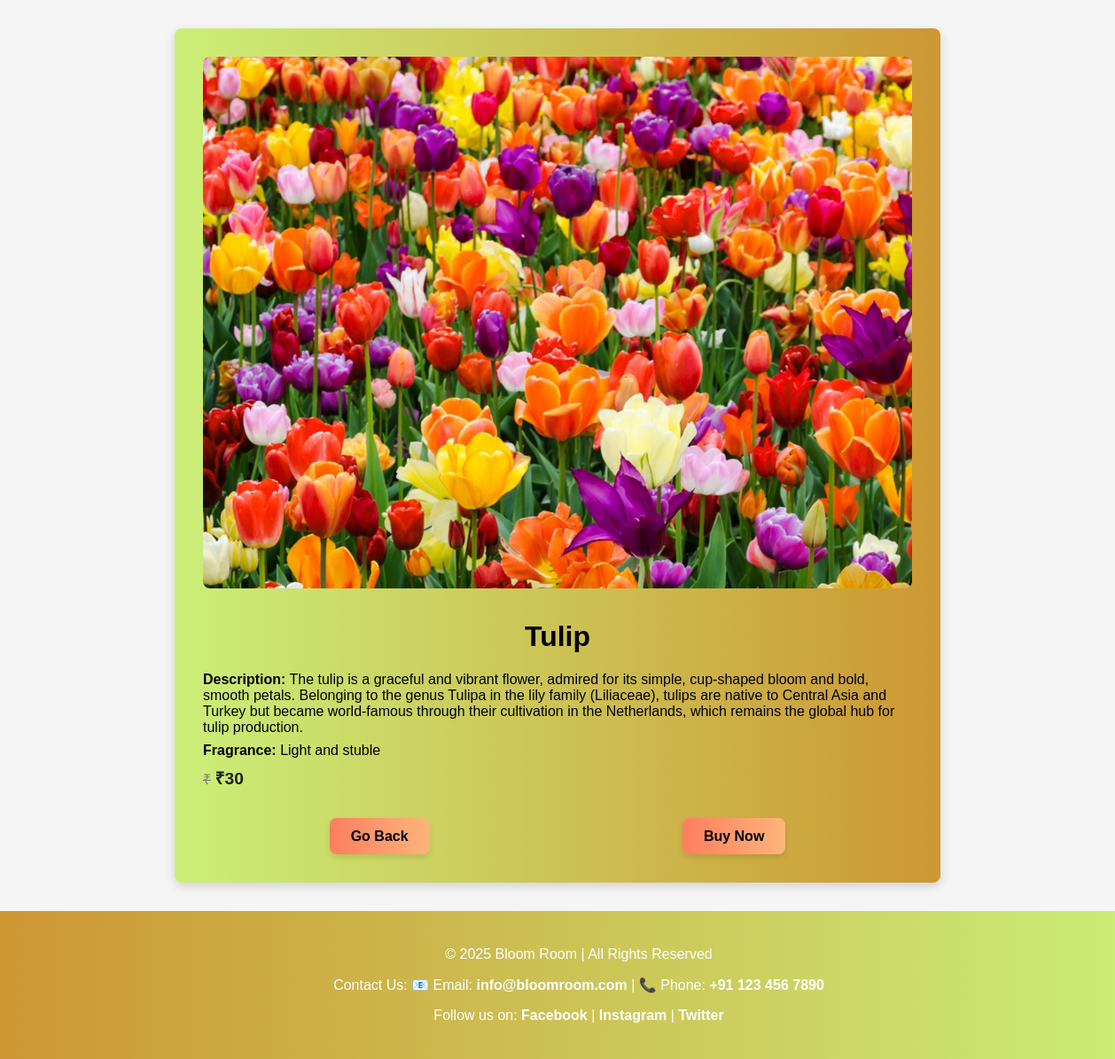
/flower/2/, run on the app's committed database.
### flowerapp/models.py (models this page shows)
class Flower(models.Model):
    name = models.CharField(max_length=100)
    price = models.IntegerField()
    description = models.TextField()
    fragrance = models.CharField(max_length=100)
    image = models.ImageField(upload_to='flower_images/', null=True, blank=True)
    isAvail = models.BooleanField(default=True)  # Added availability status
    def __str__(self):
        return self.name

### flowerapp/views.py (the view)
# urls.py: path('flower/<int:id>/', views.flower_detail, name='flower_detail'),
def flower_detail(request, id):
    flower = get_object_or_404(Flower, id=id)  # Retrieve the flower or return 404
    print(flower)
    return render(request, 'flower_details.html', {'flower': flower})

### flowerapp/templates/flower_details.html (shortened to what this page needs)
<!DOCTYPE html>
<html lang="en">
<head>
</head>
<body>
    <div class="details-page">
        <div class="flower-image">
            <img src="{{ flower.image.url }}" alt="{{ flower.name }}">
        </div>
        <div class="flower-info">
            <h1>{{ flower.name }}</h1>
            <p><strong>Description:</strong> {{ flower.description }}</p>
            <p><strong>Fragrance:</strong> {{ flower.fragrance }}</p>
            <p>
                <span class="original-price">₹{{ flower.original_price }}</span>
                <span class="discounted-price">₹{{ flower.price }}</span>
            </p>
        </div>
        <div class="actions">
            <a href="/" class="action-button">Go Back</a>
            <a href="/buy/{{ flower.id }}" class="action-button">Buy Now</a>
        </div>
    </div>
</body>
<footer>
    <p>&copy; 2025 Bloom Room | All Rights Reserved</p>
    <p>Contact Us:
        📧 Email: <a href="mailto:info@bloomroom.com">info@bloomroom.com</a> |
        📞 Phone: <a href="tel:+911234567890">+91 123 456 7890</a>
    </p>
    <p>Follow us on:
        <a href="https://facebook.com" target="_blank">Facebook</a> |
        <a href="https://instagram.com" target="_blank">Instagram</a> |
        <a href="https://twitter.com" target="_blank">Twitter</a>
    </p>
</footer>
</html>

### flowerapp/templates/flower_details.html (style rules this page uses)
body { font-family: Arial, sans-serif; margin: 0; padding: 0; background: #f5f5f5; }
.details-page { max-width: 800px; margin: 2rem auto; padding: 2rem; background: linear-gradient(to right, #cbef78, #cd9732); border-radius: 8px; box-shadow: 0 4px 12px rgba(0, 0, 0, 0.15); }
.flower-image { text-align: center; }
.flower-image img { max-width: 100%; height: auto; border-radius: 8px; }
.flower-info { margin-top: 2rem; }
.flower-info h1 { color: black; text-align: center; }
.flower-info p { margin: 0.5rem 0; color: black; font-size: 1rem; }
.flower-info .original-price { text-decoration: line-through; color: gray; }
.flower-info .discounted-price { color: #1e1f1d; font-weight: bold; font-size: 1.2rem; }
.actions { display: flex; justify-content: space-around; margin-top: 2rem; }
.action-button { padding: 0.7rem 1.5rem; background: linear-gradient(to right, #ff7e5f, #feb47b); color: black; text-align: center; border-radius: 8px; text-decoration: none; font-weight: bold; box-shadow: 0 4px 6px rgba(0, 0, 0, 0.1); }
footer { text-align: center; padding: 1.5rem; background: linear-gradient(to right, #cd9732, #cbef78); color: white; font-size: 1rem; position: relative; bottom: 0; width: 100%; }
footer a { color: white; text-decoration: none; font-weight: bold; }

### data on the page
Flower: image (picture), name "Tulip", description "The tulip is a graceful and vibrant flower, admired for its simple, cup-shaped bloom and bold, smooth petals. Belonging to the genus Tulipa in the lily family (Liliaceae), tulips are native to Central Asia and Turkey but became world-famous through their cultivation in the Netherlands, which remains the global hub for tulip production.", fragrance "Light and stuble", price "30"
